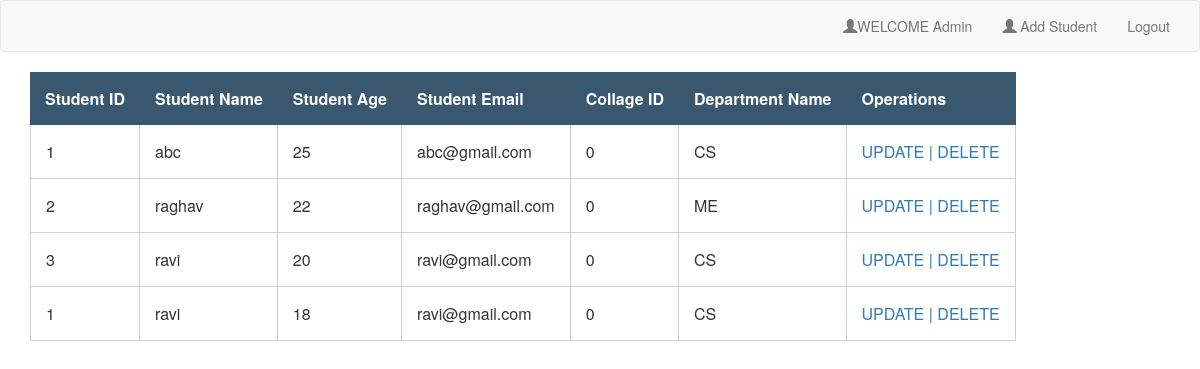
The page /s_view (signed in) on the database as committed earlier.
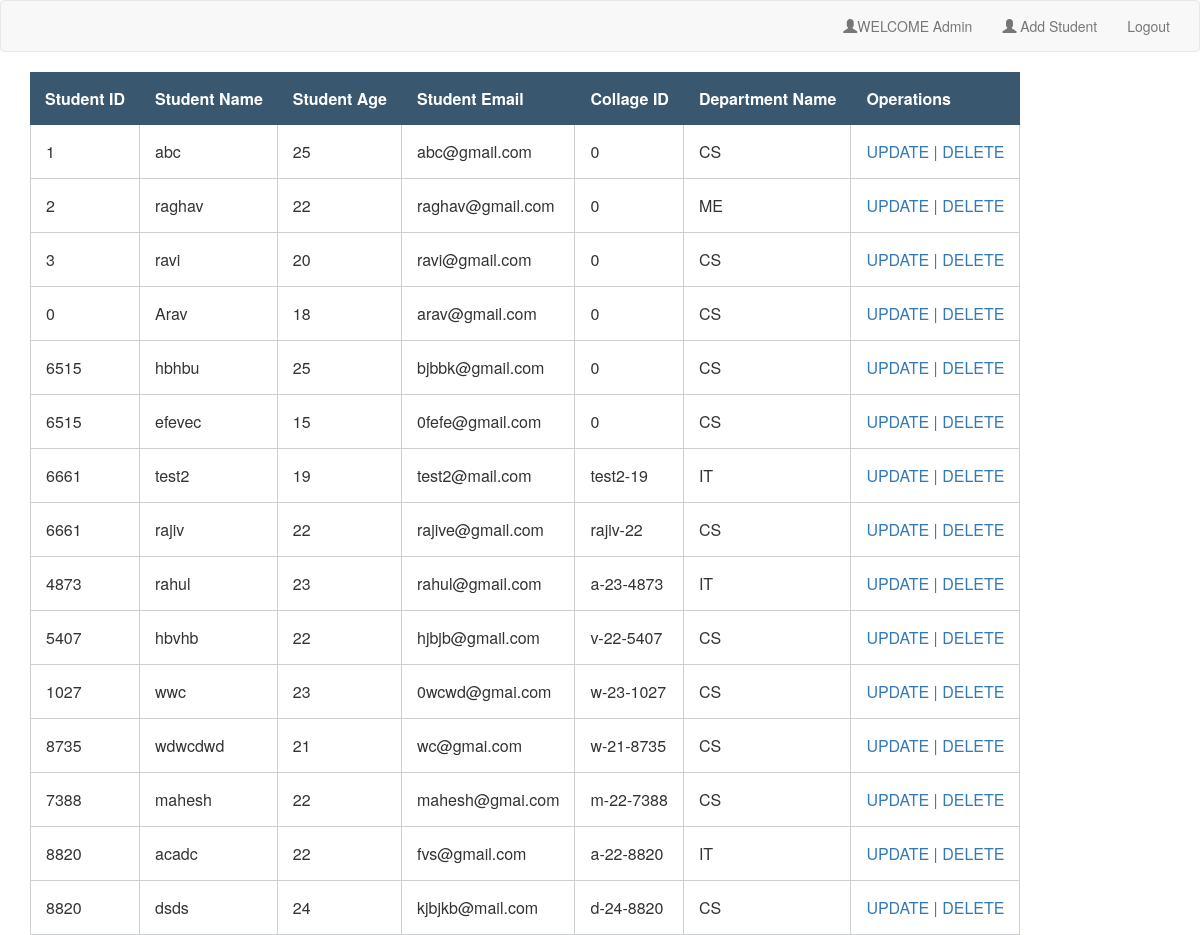
The same page on the database as committed later.
### main/models.py (models this page shows)
class Students(models.Model):
    s_id = models.CharField(max_length=10, default=random_string())
    name = models.CharField(max_length=15)
    age = models.IntegerField()
    email = models.EmailField(max_length=30, default="0")
    d_name = models.ForeignKey(Department, on_delete=models.CASCADE, related_name="Department")
    collage_id = models.CharField(max_length=15, default="0")
    image = models.ImageField(upload_to='images/', null=True, blank=True)
    def __str__(self):
        return self.name

class Department(models.Model):
    name = models.CharField(max_length=20)
    hod = models.CharField(max_length=15)
    dec = models.TextField()
    def __str__(self):
        return self.name

### main/views.py (the view)
# urls.py: path('s_view', s_view, name='s_view'),
@login_required
def s_view(request):
    info = Students.objects.all()
    one = Students.objects.all().first()
    two =  Students.objects.get(s_id=2)
    three = Students.objects.filter(name="ravi")
    for i in three:
        print(i)
    print(three)
    return render(request,"index.html", {"info":info})

### templates/index.html (shortened to what this page needs)
{% load static %}
<html xmlns="http://www.w3.org/1999/html">
<head>
    <link rel="stylesheet" href="https://maxcdn.bootstrapcdn.com/bootstrap/3.3.7/css/bootstrap.min.css"
>
    <link rel="stylesheet" href="{% static 'css/style.css' %}">
</head>
<body>
<nav class="navbar navbar-default navbar-stati  c-top">
{% block content %}
    <div class="container">
        <ul class="nav navbar-nav navbar-right">
        {% if request.user.is_authenticated %}
            <li><a href="#"><span class="glyphicon glyphicon-user"></span>WELCOME {{request.user.username}}</a></li>
            {% endif %}
            <li><a href="{% url 'student' %}"><span class="glyphicon glyphicon-user"></span> Add Student</a></li>
            <li><a class="navbar-link" href="{% url 'logout' %}">Logout</a></li>
        </ul>
    </div>
</nav>
<div class="container">
    <table>
        <thead>
        <tr>
            <th scope="col">Student ID</th>
            <th scope="col">Student Name</th>
            <th scope="col">Student Age</th>
            <th scope="col">Student Email</th>
            <th scope="col">Collage ID</th>
            <th scope="col">Department Name</th>
            <th scope="col">Operations</th>
        </tr>
        </thead>
        {% for obj in info %}
        <tbody>
        <tr>
            <td>{{obj.s_id}}</td>
            <td>{{obj.name}}</td>
            <td>{{obj.age}}</td>
            <td>{{obj.email}}</td>
            <td>{{obj.collage_id}}</td>
            <td>{{obj.d_name}}</td>
            <td>
                <a href="/s_update/{{ obj.id }}">UPDATE |</a>
                 <a href="/s_delete/{{ obj.id }}">DELETE </a>
            </td>
        </tr>
        </tbody>
        {% endfor %}
    </table>
</div>
{% endblock %}
</body>
</html>

### static/css/style.css (style rules this page uses)
table { border-collapse: separate; }
th, td { padding: 15px 15px; }
thead { background: #395870; color: #fff; }
td { border-bottom: 1px solid #cecfd5; border-right: 1px solid #cecfd5; }
td:first-child { border-left: 1px solid #cecfd5; }

Rows that differ between the two databases and show on the page:
changed Students: s_id "1" → "0"; name "ravi" → "Arav"; email "ravi@gmail.com" → "arav@gmail.com"
added Students: s_id "6515", name "hbhbu", age "25", email "bjbbk@gmail.com", collage_id "0", d_name "CS"
added Students: s_id "6515", name "efevec", age "15", email "0fefe@gmail.com", collage_id "0", d_name "CS"
added Students: s_id "6661", name "test2", age "19", email "test2@mail.com", collage_id "test2-19", d_name "IT"
added Students: s_id "6661", name "rajiv", age "22", email "rajive@gmail.com", collage_id "rajiv-22", d_name "CS"
added Students: s_id "4873", name "rahul", age "23", email "rahul@gmail.com", collage_id "a-23-4873", d_name "IT"
added Students: s_id "5407", name "hbvhb", age "22", email "hjbjb@gmail.com", collage_id "v-22-5407", d_name "CS"
added Students: s_id "1027", name "wwc", age "23", email "0wcwd@gmai.com", collage_id "w-23-1027", d_name "CS"
added Students: s_id "8735", name "wdwcdwd", age "21", email "wc@gmai.com", collage_id "w-21-8735", d_name "CS"
added Students: s_id "7388", name "mahesh", age "22", email "mahesh@gmai.com", collage_id "m-22-7388", d_name "CS"
added Students: s_id "8820", name "acadc", age "22", email "fvs@gmail.com", collage_id "a-22-8820", d_name "IT"
added Students: s_id "8820", name "dsds", age "24", email "kjbjkb@mail.com", collage_id "d-24-8820", d_name "CS"
